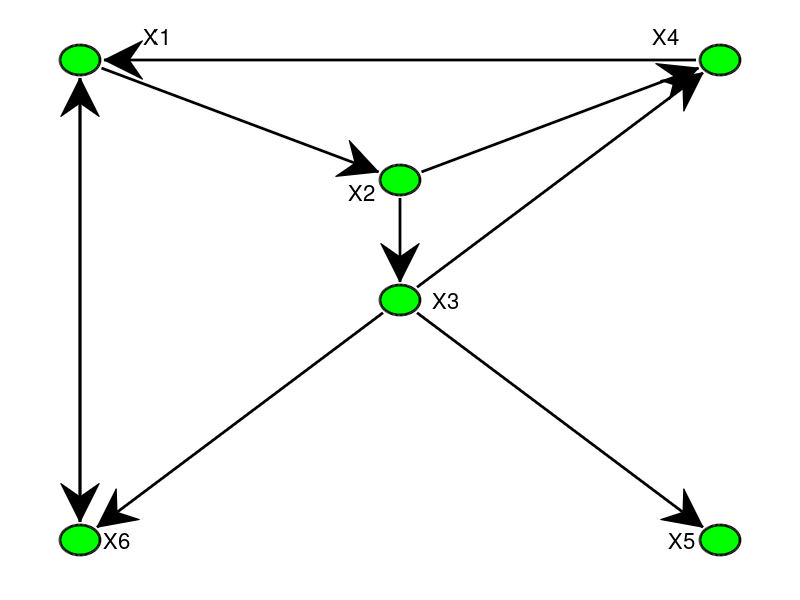

This figure's MATLAB source: (Note: this script raises an error after producing the figure.)
function pagerankDemoGui
%PMTKslow
% PAGERANKDEMO draws the 6-node "tiny web" in Section 2.11 of "Numerical
% Computing with MATLAB", by Cleve Moler, SIAM, 2004.  It then simulates the
% computation of Google's PageRank algorithm, by randomly selecting links to
% traverse.  If a link is traversed, the edge and the target node are displayed
% in red.  If the "random surfer" jumps to an arbitrary page, the target node
% is displayed in blue.  The number of hits at each node, and the page rank
% (in %) are displayed % on each node.  Note that after a large number of
% steps, the PageRanks (in percentages) converge to the values given in Section
% 2.11 of Moler (alpha: .321, sigma: .2007, beta: .1705, delta: .1368,
% gamma: .1066, rho: .0643).  See http://www.mathworks.com/moler for more
% details (the pagerank M-file, in particular).
%
% Note that this method is NOT how the PageRank is actually computed.  Instead
% the eigenvalue problem A*x=x is solved for x, where A is the Markov
% transition matrix, A = p*G*D + e*z', where G is the binary matrix used here.
% The method here is a simplistic random-hopping demonstration of the Markov
% process, to motivate the A*x=x formulation of the problem.  In this example,
% A does control how the transitions are made, but the matrix A is not formed
% explicitly.
%
% This demo only operates on a single graph.  It is meant as a simple demo
% only, suitable for in-class use.  To compute the PageRanks for an arbitrary
% graph, use pagerank.m, or the power method (repeat x=A*x until convergence,
% where A is the Markov transition matrix of the web).
%
% Example:
%   pagerankdemo
%
% See also pagerank
%
% I suggest single-stepping a dozen times or so to see the link traversal in
% process, and then type "1000".  Hit control-C to quit.
%
% Copyright 2007, Tim Davis, University of Florida

% Modifed by Kevin Murphy 26 Nov 97: I just changed the node names
% to numbers, for brevity and ease of comparison to entries in the matrix/vector

% Initial graph
Graph = graphinit ;
rand ('state', 0) ;
n = size (Graph.G, 1) ;

help pagerankdemo

% initialize the page counts
hits = zeros (1,n) ;
oldwhere = 1 ;
where = 1 ;
hits (where) = 1 ;
set (Graph.node (where), 'FaceColor', [0 0 1]) ;

p = 0.85 ;		% probability a link will be followed
c = sum (Graph.G) ;	% outgoing degree

links = cell (1,n) ;
for k = 1:n
    links {k} = find (Graph.G (:,k)) ;
end

follow_link = 0 ;
printPmtkFigure('smallwebMoler');
input ('hit enter to start at node alpha: ') ;

% write the stats to the figure
set (Graph.nodelabel (where), 'string', ...
	sprintf ('%s %d (%3.1f%%)', Graph.nodes {where}, hits (where), ...
	100 * hits (where) / sum (hits))) ;

input ('hit enter to take one step: ') ;
steps = 1 ;

% repeat
while (1)

    % clear the old color and old arrow
    set (Graph.node (where), 'FaceColor', [0 1 0]) ;
    if (follow_link)
	set (Graph.arrows (where,oldwhere), 'LineWidth', 2) ;
	set (Graph.arrows (where,oldwhere), 'Color', [0 0 0]) ;
    end

    % determine where to go to next
    oldwhere = where ;
    if (c (where) == 0 || rand > p)
	% no outgoing links, or ignore the links
	follow_link = 0 ;
	where = floor (n * rand + 1) ;
	set (Graph.node (where), 'FaceColor', [0 0 1]) ;
    else
	% move along the link
	follow_link = 1 ;
	where = links{where}(floor (c (where) * rand + 1)) ;
	set (Graph.node (where), 'FaceColor', [1 0 0]) ;
	set (Graph.arrows (where,oldwhere), 'LineWidth', 5) ;
	set (Graph.arrows (where,oldwhere), 'Color', [1 0 0]) ;
    end

    % increment the hit count
    hits (where) = hits (where) + 1 ;

    % write the stats to the figure
    for k = 1:n
	set (Graph.nodelabel (k), 'string', ...
	sprintf ('%s %d (%3.1f%%)', Graph.nodes {k}, hits (k), ...
	100 * hits (k) / sum (hits))) ;
    end

    drawnow

    % go the next step
    steps = steps - 1 ;
    if (steps <= 0)
        steps = input ...
	    ('number of steps to make (default 1, control-C to quit): ') ;
	if (steps == 0)
	    break ;
	end
	if (isempty (steps))
	    steps = 1 ;
	end
    end

end

%-------------------------------------------------------------------------------

function Graph = graphinit
% GRAPHINIT create the tiny-web example in Moler, section 2.11, and draw it.
% Example
%   G = graphinit ;

figure (1)
clf

nodes = { 'X1', 'X2', 'X3', 'X4', 'X5', 'X6' } ;

xy = [
0 4
1 3
1 2
2 4
2 0
0 0
] ;

x = xy (:,1) ;
y = xy (:,2) ;

% scale x and y to be in the range 0.1 to 0.9
x = 0.8 * x / 2 + .1 ;
y = 0.8 * y / 4 + .1 ;
xy = [x y] ;

xy_delta = [
 .08 .04 0
-.03 -.02 -1
 .04  0   0
-.05  .04 -1
-.03  0  -1
 .03  0   0
] ;

xd = xy_delta (:,1) ;
yd = xy_delta (:,2) ;
tjust = xy_delta (:,3) ;

G = [
0 0 0 1 0 1
1 0 0 0 0 0
0 1 0 0 0 0
0 1 1 0 0 0
0 0 1 0 0 0
1 0 1 0 0 0 ] ;

clf

n = size (G,1) ;

axes ('Position', [0 0 1 1], 'Visible', 'off') ;

node = zeros (n,1) ;
nodelabel = zeros (n,1) ;
for k = 1:n
    node (k) = annotation ('ellipse', [x(k)-.025 y(k)-.025 .05 .05]) ;
    set (node (k), 'LineWidth', 2) ;
    set (node (k), 'FaceColor', [0 1 0]) ;
    nodelabel (k) = text (x (k) + xd (k), y (k) + yd (k), nodes {k}, ...
	'Units', 'normalized', 'FontSize', 16) ;
    if (tjust (k) < 0) 
	set (nodelabel (k), 'HorizontalAlignment', 'right') ;
    end
end


axis off

% Yes, I realize that this is overkill; arrows should be sparse.
% This example is not meant for large graphs.
arrows = zeros (n,n) ;

[i j] = find (G) ;
for k = 1:length (i)
    % get the center of the two nodes
    figx = [x(j(k)) x(i(k))] ;
    figy = [y(j(k)) y(i(k))] ;
%   [figx figy] = dsxy2figxy (gca, axx, axy);
    % shorten the arrows by s units at each end
    s = 0.03 ;
    len = sqrt (diff (figx)^2 + diff (figy)^2) ;
    fy (1) = diff (figy) * (s/len) + figy(1) ;
    fy (2) = diff (figy) * (1-s/len) + figy(1) ;
    fx (1) = diff (figx) * (s/len) + figx(1) ;
    fx (2) = diff (figx) * (1-s/len) + figx(1) ;
    arrows (i(k),j(k)) = annotation ('arrow', fx, fy) ;
    set (arrows (i(k),j(k)), 'LineWidth', 2) ;
    set (arrows (i(k),j(k)), 'HeadLength', 20) ;
    set (arrows (i(k),j(k)), 'HeadWidth', 20) ;
end

Graph.G = G ;
Graph.nodes = nodes ;
Graph.node = node ;
Graph.xy = xy ;
Graph.xy_delta = xy_delta ;
Graph.nodelabel = nodelabel ;
Graph.arrows = arrows ;
